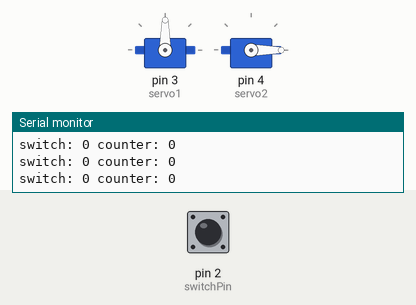
Recording of a sketch running on a simulated Arduino Uno, built with avr-gcc and run on an emulated ATmega328P. On the bench: 2 × servo, the last lines printed to the serial monitor. Inputs (shaded band) come from the test bench; at power-on: pin 2 (switchPin) LOW.

Above: at 1.2 s.
1.3 s: pin 2 (switchPin) pulled HIGH for 0.15 s
At 2.0 s:
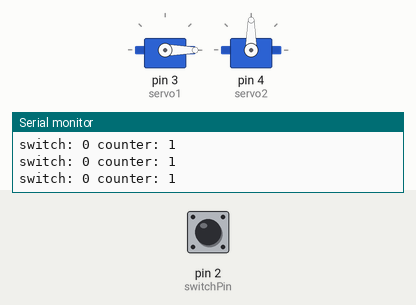
2.9 s: pin 2 (switchPin) pulled HIGH for 1 s
At 5.3 s:
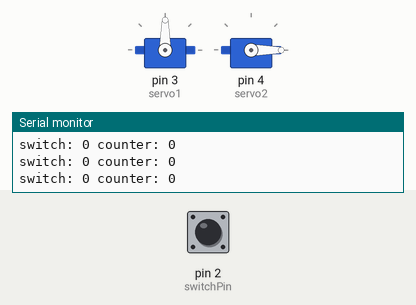
6.9 s: pin 2 (switchPin) pulled HIGH for 3.2 s
At 11.6 s:
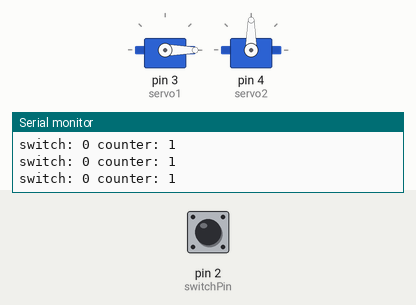
Timing chart, 0 to 13.1 s (numbered marks = the images above; inputs shaded):
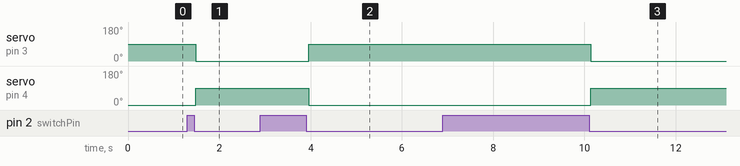

Measured:
- after the input at 1.3 s, servo on pin 3 (servo1): 90° → 0° after 0.19 s; servo on pin 4 (servo2): 0° → 90° after 0.19 s
- after the input at 2.9 s, servo on pin 3 (servo1): 0° → 90° after 1.1 s; servo on pin 4 (servo2): 90° → 0° after 1.1 s
- after the input at 6.9 s, servo on pin 3 (servo1): 90° → 0° after 3.2 s; servo on pin 4 (servo2): 0° → 90° after 3.2 s

The sketch:

Midterm.ino
```cpp
 #include <Servo.h>

int switchPin = 2;
//int led1 = 3;
//int led2 = 4;

int switchRead = 0;

int counter = 0;

boolean wasPressed = false;

long prevMillis = 0;
int interval = 0;
boolean trigger = false;

Servo servo1;
Servo servo2;

void setup() {
  // put your setup code here, to run once:
  Serial.begin(9600);
  pinMode(switchPin, INPUT);
//  pinMode(led1, OUTPUT);
//  pinMode(led2, OUTPUT);
  servo1.attach(3);
  servo2.attach(4);


//understanding the movement
//  servo1.write(0);
//  delay(1000);
//  servo1.write(180);


}

void loop() {
  // put your main code here, to run repeatedly:
  switchRead = digitalRead(switchPin);
  Serial.print("switch: ");
  Serial.print(switchRead);
  //digitalWrite(led1, HIGH);
  //digitalWrite(led2, HIGH);

  if (switchRead == HIGH) {
    wasPressed = true;
  }

  if (switchRead == LOW && wasPressed == true) {
   // resetting the press
    wasPressed = false;
    //action
    counter = counter + 1;
  }

  Serial.print(" counter: ");
  Serial.println(counter);

  if (counter == 0) {
    servo1.write(90);
    servo2.write(0);
    //servo2 write 180
   //open servo

  } else if (counter == 1) {
    servo1.write(0);
    servo2.write(90);
     //close
  } else if (counter == 2) {
    //reset back to 0
    counter = 0;

  }

}
```
